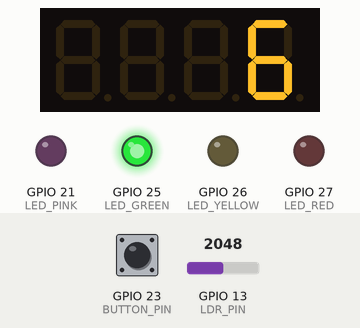
A program run on a simulated ESP32. Parts: 4-digit seven-segment display, output pins drawn as LEDs (lit = HIGH). Dashed ring = blinking. Inputs (shaded band) come from the test bench; at power-on: GPIO 13 (LDR_PIN) = 2048, GPIO 23 (BUTTON_PIN) HIGH. What the program prints to the serial monitor is not drawn.

Above: at 1.6 s.
1.7 s: GPIO 13 (LDR_PIN) set to 2817
4.7 s: GPIO 13 (LDR_PIN) set to 2925
At 5.1 s:
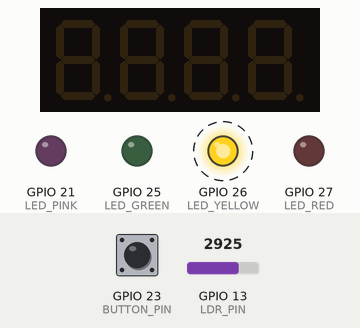
7.7 s: GPIO 13 (LDR_PIN) set to 2866
At 8.4 s:
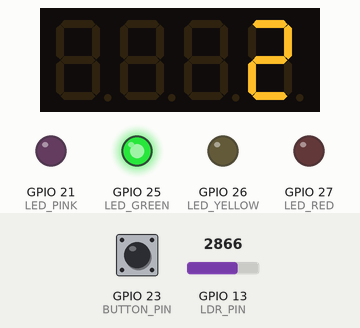
10.2 s: GPIO 23 (BUTTON_PIN) pulled LOW for 1 s
At 12.4 s:
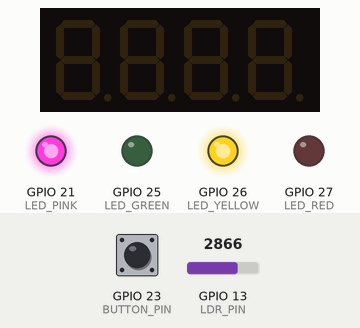
12.7 s: GPIO 23 (BUTTON_PIN) pulled LOW for 0.15 s
At 14.1 s:
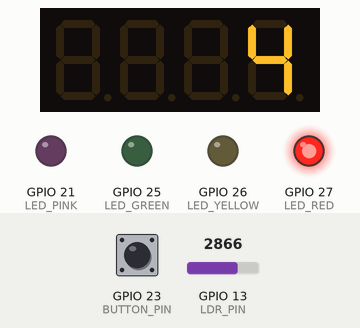
15.2 s: GPIO 23 (BUTTON_PIN) pulled LOW for 3.2 s
At 19.5 s:
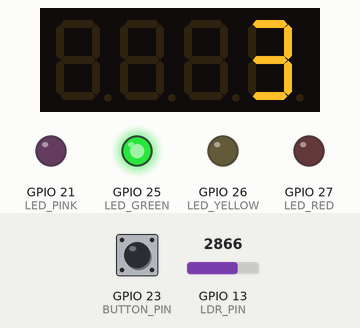
Timing chart, 0 to 20.9 s (numbered marks = the images above; inputs shaded):
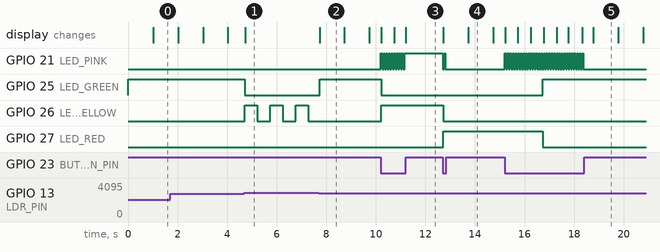

Measured:
- the behaviour switches between 2870 and 2871 on GPIO 13 (LDR_PIN) (found by bisection; images 0 and 1)
- after the input at 4.7 s, GPIO 25 (LED_GREEN): HIGH → LOW at once; GPIO 26 (LED_YELLOW): alternates HIGH for 0.51 s and LOW for 0.51 s, starting at once
- after the input at 7.7 s, GPIO 25 (LED_GREEN): LOW → HIGH at once; GPIO 26 (LED_YELLOW): stops changing and stays LOW; the display: changes at once (image 2)
- after the input at 10.2 s, GPIO 21 (LED_PINK): alternates HIGH for 0.05 s and LOW for 0.05 s, 19 changes in all, then stays HIGH, starting at once; GPIO 25 (LED_GREEN): HIGH → LOW after 0.03 s instead of 0.54 s; GPIO 26 (LED_YELLOW): LOW → HIGH after 0.03 s instead of 0.54 s
- after the input at 12.7 s, GPIO 21 (LED_PINK): HIGH → LOW at once, → HIGH 0.05 s later, → LOW 0.05 s later; GPIO 26 (LED_YELLOW): HIGH → LOW after 0.03 s instead of 0.53 s; GPIO 27 (LED_RED): LOW → HIGH after 0.03 s instead of 0.53 s; the display: first changes at once (image 4 shows a later state)
- after the input at 15.2 s, GPIO 21 (LED_PINK): alternates HIGH for 0.05 s and LOW for 0.05 s, 62 changes in all, then stays LOW, starting at once; GPIO 25 (LED_GREEN): LOW → HIGH after 1.5 s instead of 3.5 s; GPIO 27 (LED_RED): HIGH → LOW after 1.5 s instead of 3.5 s
- what the display in image 2 shows lasts 1.0 s, from 7.7 s to 8.7 s

The program:

main.cpp
```cpp
#include <Arduino.h>
#include <TM1637Display.h>

// Định nghĩa các chân kết nối
#define BUTTON_PIN 23
#define LED_RED 27
#define LED_YELLOW 26
#define LED_GREEN 25
#define LED_PINK 21

#define LDR_PIN 13

#define CLK 18
#define DIO 19

#define RED_TIME 5000
#define GREEN_TIME 7000
#define YELLOW_TIME 3000

// TML1637 4-wire interface
TM1637Display display(CLK, DIO);

enum TrafficLightState
{
  GREEN,
  YELLOW,
  RED
};

TrafficLightState lightState = GREEN;
int countDown = GREEN_TIME / 1000;
unsigned long currentMillis = 0;
bool buttonState = false;

bool IsRead(unsigned long &previousMillis, unsigned long milliseconds)
{
  if (currentMillis - previousMillis < milliseconds)
    return false;

  previousMillis = currentMillis; // Cập nhật thời gian lần cuối cùng
  return true;
}

void NormalTrafficLight()
{
  static unsigned long previousMillis = 0;
  if (IsRead(previousMillis, 1000))
  {
    countDown--;

    if (countDown < 0)
    {
      switch (lightState)
      {
      case GREEN:
        lightState = YELLOW;
        countDown = YELLOW_TIME / 1000;
        break;
      case YELLOW:
        lightState = RED;
        countDown = RED_TIME / 1000;
        break;
      case RED:
        lightState = GREEN;
        countDown = GREEN_TIME / 1000;
        break;
      }
    }

    display.showNumberDec(countDown);
  }

  switch (lightState)
  {
  case GREEN:
    digitalWrite(LED_GREEN, HIGH);
    digitalWrite(LED_RED, LOW);
    digitalWrite(LED_YELLOW, LOW);
    break;
  case RED:
    digitalWrite(LED_GREEN, LOW);
    digitalWrite(LED_RED, HIGH);
    digitalWrite(LED_YELLOW, LOW);
    break;
  case YELLOW:
    digitalWrite(LED_GREEN, LOW);
    digitalWrite(LED_RED, LOW);
    digitalWrite(LED_YELLOW, HIGH);
    break;
  }
}

void ClearTM()
{
  static unsigned long previousMillis = 0;
  if (IsRead(previousMillis, 1000))
  {
    countDown--;

    if (countDown < 0)
    {
      switch (lightState)
      {
      case GREEN:
        lightState = YELLOW;
        countDown = YELLOW_TIME / 1000;
        break;
      case YELLOW:
        lightState = RED;
        countDown = RED_TIME / 1000;
        break;
      case RED:
        lightState = GREEN;
        countDown = GREEN_TIME / 1000;
        break;
      }
    }

    display.clear();
  }
  switch (lightState)
  {
  case GREEN:
    digitalWrite(LED_GREEN, HIGH);
    digitalWrite(LED_RED, LOW);
    digitalWrite(LED_YELLOW, LOW);
    break;
  case RED:
    digitalWrite(LED_GREEN, LOW);
    digitalWrite(LED_RED, HIGH);
    digitalWrite(LED_YELLOW, LOW);
    break;
  case YELLOW:
    digitalWrite(LED_GREEN, LOW);
    digitalWrite(LED_RED, LOW);
    digitalWrite(LED_YELLOW, HIGH);
    break;
  }
}

void BlinkingYellowLight()
{
  static bool yellowState = false;
  static unsigned long previousBlinkMillis = 0;

  if (IsRead(previousBlinkMillis, 500))
  {
    yellowState = !yellowState;
    digitalWrite(LED_YELLOW, yellowState);
  }

  digitalWrite(LED_GREEN, LOW);
  digitalWrite(LED_RED, LOW);
  display.clear();
}

void setup()
{
  Serial.begin(115200);
  pinMode(BUTTON_PIN, INPUT_PULLUP);
  pinMode(LED_RED, OUTPUT);
  pinMode(LED_YELLOW, OUTPUT);
  pinMode(LED_GREEN, OUTPUT);
  pinMode(LED_PINK, OUTPUT);
  pinMode(LDR_PIN, INPUT);

  display.setBrightness(7);

  digitalWrite(LED_RED, LOW);
  digitalWrite(LED_YELLOW, LOW);
  digitalWrite(LED_GREEN, HIGH);
  display.showNumberDec(countDown);
}

void loop()
{
  currentMillis = millis();
  float ldr = analogRead(LDR_PIN);
  float ldrLux = map(ldr, 0, 4095, 1000, 0);
  static unsigned long previousButtonMillis = 0;

  Serial.print("LDR Raw Value: ");
  Serial.print(ldr);
  Serial.print(" | LDR Lux: ");
  Serial.println(ldrLux);

  // Kiểm tra trạng thái nút nhấn
  if (digitalRead(BUTTON_PIN) == LOW && IsRead(previousButtonMillis, 50))
  {
    buttonState = !buttonState;
    Serial.print("Button State: ");
    Serial.println(buttonState);
  }

  // Đèn vàng nhấp nháy khi tối
  if (ldrLux < 300)
  {
    BlinkingYellowLight();
  }
  else
  {
    if (buttonState)
    {
      digitalWrite(LED_PINK, HIGH);
      ClearTM();
    }
    else
    {
      digitalWrite(LED_PINK, LOW);
      NormalTrafficLight(); // Chạy chế độ đèn giao thông bình thường
    }
  }
}
```
